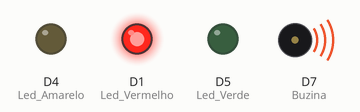
Recording of a sketch running on a simulated ESP8266 (NodeMCU). Shown: output pins drawn as LEDs (lit = HIGH), buzzer (waves = sounding, pin HIGH).

Above: at 0.1 s.
Timing chart, 0 to 1.6 s (numbered marks = the images above):
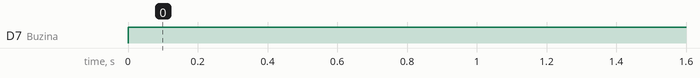

The sketch:

SEMAFORO.ino
```cpp
#define Led_Vermelho D1
#define Led_Amarelo D4
#define Led_Verde D5
#define Buzina D7


void setup() {
  pinMode(Led_Vermelho, OUTPUT);
  pinMode(Led_Amarelo, OUTPUT);
  pinMode(Led_Verde, OUTPUT);
  pinMode(Buzina, OUTPUT);
}
void loop() {
  digitalWrite(Led_Vermelho, HIGH);
  digitalWrite(Led_Amarelo, LOW);
  digitalWrite(Led_Verde, LOW);
  digitalWrite(Buzina, HIGH);
  delay(2000);
  digitalWrite(Led_Vermelho, HIGH);
  digitalWrite(Led_Amarelo, LOW);
  digitalWrite(Led_Verde, LOW);
  digitalWrite(Buzina, HIGH);
  delay(2000);
  digitalWrite(Led_Vermelho, HIGH);
  digitalWrite(Led_Amarelo, LOW);
  digitalWrite(Led_Verde, LOW);
  digitalWrite(Buzina, HIGH);
  delay(2000);

}
```

Measured:
- by itself, D7 (Buzina): LOW → HIGH at 0.00 s
